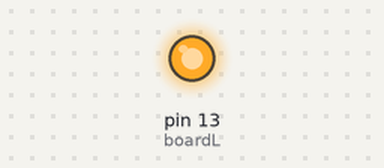
Bench run of a sketch on a simulated Arduino Uno, built with avr-gcc and run on an emulated ATmega328P. Parts: output pins drawn as LEDs (lit = HIGH).

Above: at 5.0 s.
At 15.0 s:
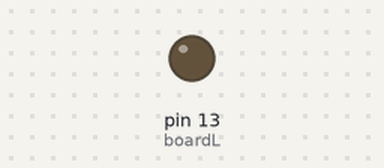
Timing chart, 0 to 26.0 s (numbered marks = the images above):
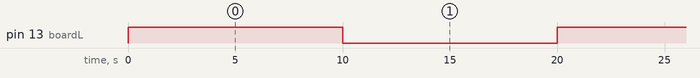

The sketch:

Unit_3_Lab_Program_1.ino
```cpp
/*  Title: Unit 3 Lab Program #1
 *  Purpose: Flash the LED on the Stemtera Board
 *  Author: Andy Davis
 *  Date: 3/28/2021
 *  Stemtera LED 'L' connected to pin D13
 */

const int boardL = 13;

void setup() {
  pinMode(boardL, OUTPUT);
}

void loop() {
  digitalWrite(boardL, HIGH);
  delay(10000);
  digitalWrite(boardL, LOW);
  delay(10000);
}
```

Measured:
- by itself, pin 13 (boardL): alternates HIGH for 10.0 s and LOW for 10.0 s
